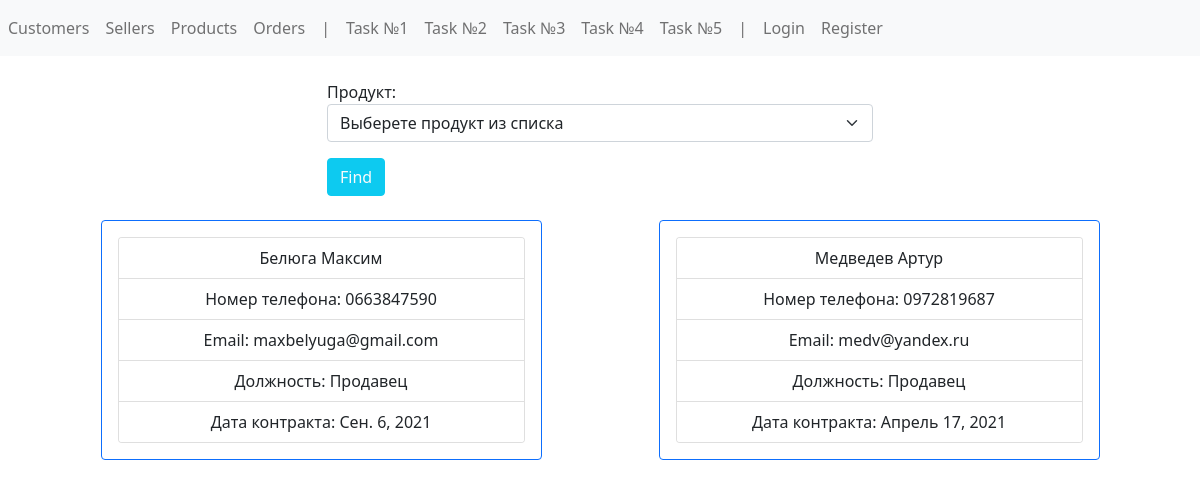
Screenshot of /find_3 with the database file from the repository.
### config/models.py (models this page shows, shortened)
class Seller(models.Model):
    first_name = models.CharField(max_length=64, blank=False, verbose_name='Имя')
    last_name = models.CharField(max_length=64, blank=False, verbose_name='Фамилия')
    email = models.EmailField(max_length=64, blank=True, null=True, verbose_name='Почта')
    phone = models.CharField(max_length=32, blank=False, verbose_name='Телефон')
    POSITION_CHOICES = [
        (0, 'Продавец'),
        (1, 'Старший продавец'),
        (2, 'Руководитель отдела продаж')
    ]
    date = models.DateField(blank=False, verbose_name='Дата контракта')
    position = models.IntegerField(
        blank=False,
        choices=POSITION_CHOICES,
        default=0,
        verbose_name='Должность'
    )
    def flavor_verbose(self):
        return dict(Seller.POSITION_CHOICES)[self.position]
    class Meta:
        verbose_name = 'Продавец'
        verbose_name_plural = 'Продавцы'

### config/views.py (the view)
# urls.py: path('find_3', find_3, name="find_3"),
def find_3(request):
    form = Find3Form()
    seller_list = Seller.objects.filter(order__product__pk=request.POST.get('product'))
    seller_list = no_duplicate(seller_list)
    return render(request, 'find_3.html', {'form': form, 'seller_list': seller_list})

### config/forms.py
class Find3Form(forms.ModelForm):
    def __init__(self, *args, **kwargs):
        super().__init__(*args, **kwargs)
        self.fields['product'].empty_label = 'Выберете продукт из списка'
    class Meta:
        model = Order
        fields = ['product']
        widgets = {
            'product': forms.Select(
                attrs={
                    'class': 'form-select',
                }
            )
        }

### config/models.py (called while the page is built)
    def __str__(self):
        return f"{self.name}"

### config/views.py (called while the page is built)
def no_duplicate(qs_obj):
    result = []
    obj = []
    for i in qs_obj:
        if i.pk not in obj:
            obj.append(i.pk)
            result.append(i)
    return result

### templates/find_3.html (shortened to what this page needs)
{% extends 'base.html' %}
{% block content %}
<div class="container mt-4">
    <div class="row">
        <div class="col-md-6 offset-md-3">
            <form method="post">
                {{ form.as_p }}
                <button class="btn btn-info text-light">Find</button>
            </form>
        </div>
    </div>
</div>
<div align="center" class="container">
    <div class="row mx-auto">
        {% for s in seller_list %}
            <div class="col-md-5 mt-4 mx-auto">
                <div class="card border-primary mb-3">
                    <div class="card-body">
                        <div align="center" class="card">
                            <ul class="list-group list-group-flush">
                                <li class="list-group-item">{{ s.last_name }} {{ s.first_name }}</li>
                                <li class="list-group-item">Номер телефона: {{ s.phone }}</li>
                                <li class="list-group-item">Email: {{ s.email }}</li>
                                <li class="list-group-item">Должность: {{ s.flavor_verbose }}</li>
                                <li class="list-group-item">Дата контракта: {{ s.date }}</li>
                            </ul>
                        </div>
                    </div>
                </div>
            </div>
        {% endfor %}
    </div>
</div>
{% endblock %}

### rows the page displays
Seller: last_name "Белюга", first_name "Максим", phone "0663847590", email "maxbelyuga@gmail.com", flavor_verbose "Продавец", date "Сен. 6, 2021"
Seller: last_name "Медведев", first_name "Артур", phone "0972819687", email "medv@yandex.ru", flavor_verbose "Продавец", date "Апрель 17, 2021"
